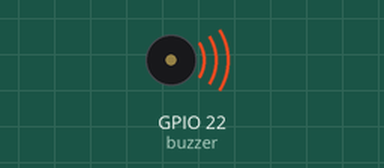
Recording of a program running on a simulated Raspberry Pi (BCM pin numbers). Shown: buzzer (waves = sounding, pin HIGH). What the program prints to the terminal is not drawn.

Above: at 0.2 s.
Timing chart, 0 to 3.0 s (numbered marks = the images above):
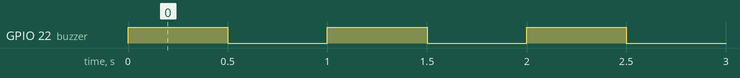

Measured:
- by itself, GPIO 22 (buzzer): alternates HIGH for 0.50 s and LOW for 0.50 s

The program:

buzzer.py
```python
# Libraries
import RPi.GPIO as GPIO
from time import sleep

# Disable warnings (optional)
GPIO.setwarnings(False)

# Select GPIO mode
GPIO.setmode(GPIO.BCM)

# Set buzzer - pin
buzzer=22

GPIO.setup(buzzer,GPIO.OUT)

# Run forever loop
while True:
    GPIO.output(buzzer,GPIO.HIGH)
    print ("Beep")
    sleep(0.5) # Delay in seconds
    GPIO.output(buzzer,GPIO.LOW)
    print ("No Beep")
    sleep(0.5)
```
